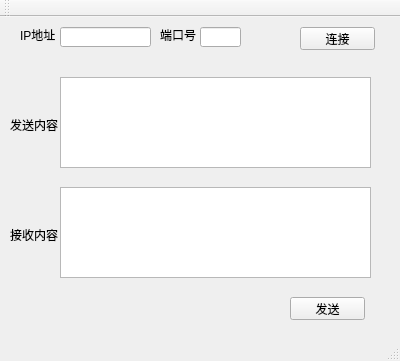
<?xml version="1.0" encoding="UTF-8"?>
<ui version="4.0">
 <class>MainWindow</class>
 <widget class="QMainWindow" name="MainWindow">
  <property name="geometry">
   <rect>
    <x>0</x>
    <y>0</y>
    <width>400</width>
    <height>361</height>
   </rect>
  </property>
  <property name="windowTitle">
   <string>MainWindow</string>
  </property>
  <widget class="QWidget" name="centralWidget">
   <widget class="QLabel" name="label">
    <property name="geometry">
     <rect>
      <x>20</x>
      <y>10</y>
      <width>41</width>
      <height>16</height>
     </rect>
    </property>
    <property name="text">
     <string>IP地址</string>
    </property>
   </widget>
   <widget class="QLabel" name="label_2">
    <property name="geometry">
     <rect>
      <x>160</x>
      <y>10</y>
      <width>41</width>
      <height>16</height>
     </rect>
    </property>
    <property name="text">
     <string>端口号</string>
    </property>
   </widget>
   <widget class="QLineEdit" name="lineEdit_IP">
    <property name="geometry">
     <rect>
      <x>60</x>
      <y>10</y>
      <width>91</width>
      <height>20</height>
     </rect>
    </property>
   </widget>
   <widget class="QLineEdit" name="lineEdit_port">
    <property name="geometry">
     <rect>
      <x>200</x>
      <y>10</y>
      <width>41</width>
      <height>20</height>
     </rect>
    </property>
   </widget>
   <widget class="QPushButton" name="btn_connect">
    <property name="geometry">
     <rect>
      <x>300</x>
      <y>10</y>
      <width>75</width>
      <height>23</height>
     </rect>
    </property>
    <property name="text">
     <string>连接</string>
    </property>
   </widget>
   <widget class="QTextEdit" name="textEdit_sender">
    <property name="geometry">
     <rect>
      <x>60</x>
      <y>60</y>
      <width>311</width>
      <height>91</height>
     </rect>
    </property>
   </widget>
   <widget class="QTextEdit" name="textEdit_recive">
    <property name="geometry">
     <rect>
      <x>60</x>
      <y>170</y>
      <width>311</width>
      <height>91</height>
     </rect>
    </property>
   </widget>
   <widget class="QPushButton" name="btn_sende">
    <property name="geometry">
     <rect>
      <x>290</x>
      <y>280</y>
      <width>75</width>
      <height>23</height>
     </rect>
    </property>
    <property name="text">
     <string>发送</string>
    </property>
   </widget>
   <widget class="QLabel" name="label_3">
    <property name="geometry">
     <rect>
      <x>10</x>
      <y>100</y>
      <width>51</width>
      <height>16</height>
     </rect>
    </property>
    <property name="text">
     <string>发送内容</string>
    </property>
   </widget>
   <widget class="QLabel" name="label_4">
    <property name="geometry">
     <rect>
      <x>10</x>
      <y>210</y>
      <width>51</width>
      <height>16</height>
     </rect>
    </property>
    <property name="text">
     <string>接收内容</string>
    </property>
   </widget>
  </widget>
  <widget class="QMenuBar" name="menuBar">
   <property name="geometry">
    <rect>
     <x>0</x>
     <y>0</y>
     <width>400</width>
     <height>23</height>
    </rect>
   </property>
  </widget>
  <widget class="QToolBar" name="mainToolBar">
   <attribute name="toolBarArea">
    <enum>TopToolBarArea</enum>
   </attribute>
   <attribute name="toolBarBreak">
    <bool>false</bool>
   </attribute>
  </widget>
  <widget class="QStatusBar" name="statusBar"/>
 </widget>
 <layoutdefault spacing="6" margin="11"/>
 <resources/>
 <connections/>
</ui>
